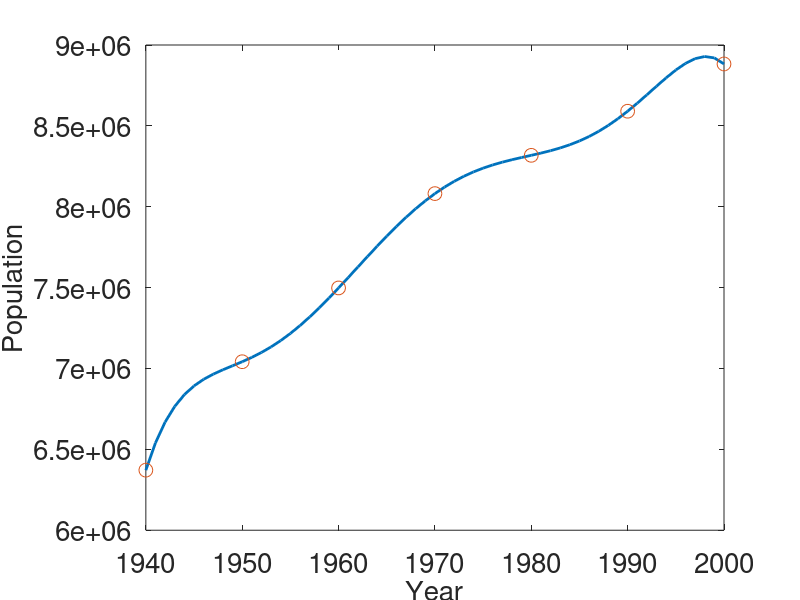

Source code (MATLAB): (Note: this script raises an error after producing the figure.)
%Problem 1
%vectors t and y
t = [1940 1950 1960 1970 1980 1990 2000]';
y = [6371432
    7041829
    7497967
    8081229
    8317937
    8590630
    8882792];
% define basis functions for elementwise
phi_a = @(x) (x*ones(1,7)).^[0:6];
phi_b = @(x) ((x-1940)*ones(1,7)).^[0:6];
phi_c = @(x) ((x-1970)*ones(1,7)).^[0:6];
phi_d = @(x) (((x-1970)/30)*ones(1,7)).^[0:6];
%pre-allocate matricies
Aa=zeros(7,7);
Ab=zeros(7,7);
Ac=zeros(7,7);
Ad=zeros(7,7);
%fill out matricies
for i=1:7
    Aa(i,1:7) = phi_a(t(i));
    Ab(i,1:7) = phi_b(t(i));
    Ac(i,1:7) = phi_c(t(i));
    Ad(i,1:7) = phi_d(t(i));
end
%store result in a cell to simplyfy future use:
Acell = {Aa Ab Ac Ad};
% calculate the condition numbers
basisfs = {'a', 'b', 'c', 'd'};
%l1 norm (maximum absolute column sum of the matrix)
for i=1:4
    condnum = cond(Acell{i},1);
     fprintf("Condition number with l1 norm for basis %s is: %f\n", basisfs{i}, condnum);
     fprintf('\n');
end
%l2 norm square root of largest eigenvalue
for i=1:4
    condnum = cond(Acell{i},2);
     fprintf("Condition number with l2 norm for basis %s is: %f\n", basisfs{i}, condnum);
     fprintf('\n');
end
%linf norm (maximum absolut row number)
for i=1:4
    condnum = cond(Acell{i},"inf");
     fprintf("Condition number with linf norm for basis %s is: %f\n", basisfs{i}, condnum);
     fprintf('\n');
end
%% Problem 2
clc
close all
%First getting the coefficients d) gave best condition number so using Ad
c = Ad \ y;
%redefining phi_d;
phi_d2 = @(x) (((x-1970)./30));
% %Defining p_6(t) on nested form
%THIS COULD BE IMPLEMENTED ITERATIVELY WILL FIX EVENTUALLY
p_6 = @(t) c(1) + phi_d2(t).*(c(2) + phi_d2(t).*(c(3) + phi_d2(t).*(c(4) + phi_d2(t).*(c(5) + phi_d2(t).*(c(6) + phi_d2(t).*c(7))))));
% %one year interval
t_eval = (1940:2000)';
% %get p_6_values on 1 year intervals
p_6_values = p_6(t_eval);
% 
% %plotting together with interpolation points
figure;
plot(t_eval, p_6_values, '-', 'LineWidth', 2);
hold on
plot(t, y, 'o', 'MarkerSize', 10);
hold off
set(gca, 'FontSize', 20) 
xlabel('Year','FontSize',20);
ylabel('Population','FontSize',20);
title('Interpolated Population Data',FontSize=22);
legend('Interpolating Polynomial (p_6(t))', 'Interpolation Points','Fontsize', 20);
grid on;
%%
% Problem 3
clc 
close all
t_eval = (1940:2010)';
p_6_values = p_6(t_eval);
t_extp = [t
    2010];
y_extp = [y
    9345135];
% 
% %plotting together with interpolation points
figure;
plot(t_eval, p_6_values, '-', 'LineWidth', 2);
hold on
plot(t_extp, y_extp, 'o', 'MarkerSize', 10);
hold off
set(gca, 'FontSize', 20) 
xlabel('Year','FontSize',20);
ylabel('Population','FontSize',20);
title('Interpolated Population Data',FontSize=22);
legend('Interpolating Polynomial (p_6(t))', 'Interpolation Points','Fontsize', 20);
grid on;
%%
% Problem 4
clc
close all;
%adding on for the p7 version
y_p7 = [y;
    9345135];
%A function to get the coefficients definition at bottom of script
Cs = NewtonCoeff(t,y);

%time vectors 1 year intervals
t_eval = (1940:2000);
t_eval10 = (1940:2010);

%x is used in the phi part of the newton interpolation
x = t_eval-t;

%need an extra row of ones becuase of matlabs prod function
x = [ones(1,size(x,2));x];

%function to get interpolation, definition at end of script
P6 = newton_interpolation(x,Cs);

%new x matrix for 1940-2010
x10 = t_eval10-[t;2010];
x10 = [ones(1,size(x10,2));x10];
%have to modify size of x
P610 = newton_interpolation(x10(1:end-1,:),Cs);

% plotting the 6:th degree polynomials
figure;
plot(t_eval, P6, '-', 'LineWidth', 2);
hold on
plot(t, y, 'o', 'MarkerSize', 10);
hold off
set(gca, 'FontSize', 20) 
xlabel('Year','FontSize',20);
ylabel('Population','FontSize',20);
title('Interpolated Population Data up to 2000',FontSize=22);
legend('Interpolating Newton Polynomial (p_6(t))', 'Interpolation Points','Fontsize', 20);
grid on;

figure;
plot(t_eval10, P610, '-', 'LineWidth', 2);
hold on
plot([t;2010], y_p7, 'o', 'MarkerSize', 10);
hold off
set(gca, 'FontSize', 20) 
xlabel('Year','FontSize',20);
ylabel('Population','FontSize',20);
title('Interpolated Population Data upto 2010',FontSize=22);
legend('Interpolating Newton Polynomial (p_6(t))', 'Interpolation Points','Fontsize', 20);
grid on;

% making the 7th degree
[p7,c7] = P7(x10,P610);
%plotting the seventh degree
figure;
plot(t_eval10, p7, '-', 'LineWidth', 2);
hold on
plot([t;2010], y_p7, 'o', 'MarkerSize', 10);
hold off
set(gca, 'FontSize', 20) 
xlabel('Year','FontSize',20);
ylabel('Population','FontSize',20);
title('Interpolated Population Data upto 2010',FontSize=22);
legend('Interpolating Newton Polynomial (p_7(t))', 'Interpolation Points','Fontsize', 20);
grid on;
%%
%Problem 5
clc
close all
%using spline, uses cubic polynomials by default
pline = spline((1940:10:2000),y,(1940:2000));
%plotting the seventh degree
figure;
plot(t_eval, pline, '-', 'LineWidth', 2);
hold on
plot(t, y, 'o', 'MarkerSize', 10);
hold off
set(gca, 'FontSize', 20) 
xlabel('Year','FontSize',20);
ylabel('Population','FontSize',20);
title('Interpolated Population Data upto 2000',FontSize=22);
legend('Interpolation using spline', 'Interpolation Points','Fontsize', 20);
grid on;

 %%
 %In short this function worls as follows:
 % Iteratively builds a lower triagular matrix using divided differences
 % The c-coefficients will be located on the diagonal of the matrix.
 % Should work on datasets of arbitrary size.
 function Cs = NewtonCoeff(time,pop)
    Cmat=[];
    for i = 1:length(time)
        Cmat = [Cmat; pop(i), zeros(1, length(pop)-1)];
        for j = 2:size(Cmat,1)
            Cmat(size(Cmat,1),j) = (Cmat(size(Cmat,1),j-1)-Cmat(size(Cmat,1)-1,j-1))/...
            (time(length(time))-time(length(time)-j+1));
        end
    end
Cs = diag(Cmat);
return;
end

 
%Recursive function for newton interpolation, takes x as a matrix
%containing all possiple (x-x_k). Needs an extra rows of ones for the prod
%function to work. Returns a row vector containing final estimations.
 function P = newton_interpolation(x,c)
    if size(c,1)==1
        P=c*ones(1,size(x,2));
    return;
    end
    Pnminusone = newton_interpolation(x(1:end-1,:),c(1:end-1));
    c_phi = c(end).*prod(x(1:end-1,:));
    
    Pn = Pnminusone +c_phi;
    P=Pn;
    return;
 end
%adding the 7th degree
 function [p7,c7] = P7(x,p6)
    f7=9345135;
    phi7 = prod(x(1:end-1,end));
    c7=(f7-p6(end))/phi7;
    p7=p6+c7.*prod(x(1:end-1,:));

 end





